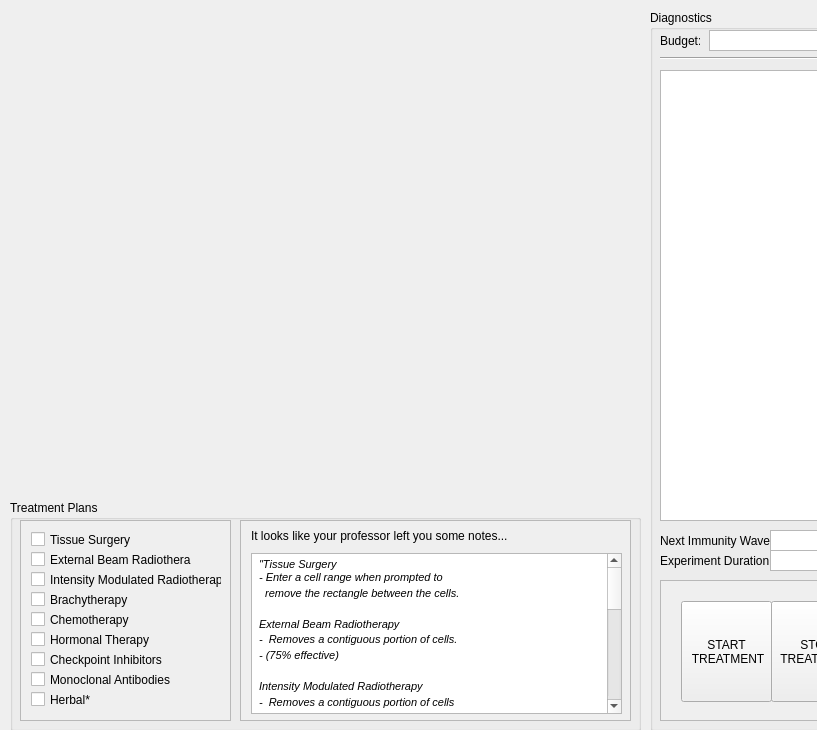
<?xml version="1.0" encoding="UTF-8"?>
<ui version="4.0">
 <class>Form</class>
 <widget class="QWidget" name="Form">
  <property name="geometry">
   <rect>
    <x>0</x>
    <y>0</y>
    <width>817</width>
    <height>730</height>
   </rect>
  </property>
  <property name="windowTitle">
   <string>Form</string>
  </property>
  <widget class="QGroupBox" name="groupBox_2">
   <property name="geometry">
    <rect>
     <x>10</x>
     <y>500</y>
     <width>631</width>
     <height>231</height>
    </rect>
   </property>
   <property name="title">
    <string>Treatment Plans</string>
   </property>
   <widget class="QScrollArea" name="scrollArea">
    <property name="geometry">
     <rect>
      <x>10</x>
      <y>20</y>
      <width>211</width>
      <height>201</height>
     </rect>
    </property>
    <property name="verticalScrollBarPolicy">
     <enum>Qt::ScrollBarAlwaysOff</enum>
    </property>
    <property name="widgetResizable">
     <bool>true</bool>
    </property>
    <widget class="QWidget" name="scrollAreaWidgetContents">
     <property name="geometry">
      <rect>
       <x>0</x>
       <y>0</y>
       <width>209</width>
       <height>199</height>
      </rect>
     </property>
     <widget class="QCheckBox" name="checkBox">
      <property name="geometry">
       <rect>
        <x>10</x>
        <y>10</y>
        <width>181</width>
        <height>17</height>
       </rect>
      </property>
      <property name="text">
       <string>Tissue Surgery</string>
      </property>
     </widget>
     <widget class="QCheckBox" name="checkBox_2">
      <property name="geometry">
       <rect>
        <x>10</x>
        <y>30</y>
        <width>161</width>
        <height>17</height>
       </rect>
      </property>
      <property name="text">
       <string>External Beam Radiotherapy</string>
      </property>
     </widget>
     <widget class="QCheckBox" name="checkBox_3">
      <property name="geometry">
       <rect>
        <x>10</x>
        <y>50</y>
        <width>191</width>
        <height>17</height>
       </rect>
      </property>
      <property name="text">
       <string>Intensity Modulated Radiotherapy</string>
      </property>
     </widget>
     <widget class="QCheckBox" name="checkBox_4">
      <property name="geometry">
       <rect>
        <x>10</x>
        <y>70</y>
        <width>161</width>
        <height>17</height>
       </rect>
      </property>
      <property name="text">
       <string>Brachytherapy</string>
      </property>
     </widget>
     <widget class="QCheckBox" name="checkBox_5">
      <property name="geometry">
       <rect>
        <x>10</x>
        <y>90</y>
        <width>161</width>
        <height>17</height>
       </rect>
      </property>
      <property name="text">
       <string>Chemotherapy</string>
      </property>
     </widget>
     <widget class="QCheckBox" name="checkBox_6">
      <property name="geometry">
       <rect>
        <x>10</x>
        <y>110</y>
        <width>161</width>
        <height>17</height>
       </rect>
      </property>
      <property name="text">
       <string>Hormonal Therapy</string>
      </property>
     </widget>
     <widget class="QCheckBox" name="checkBox_7">
      <property name="geometry">
       <rect>
        <x>10</x>
        <y>130</y>
        <width>161</width>
        <height>17</height>
       </rect>
      </property>
      <property name="text">
       <string>Checkpoint Inhibitors</string>
      </property>
     </widget>
     <widget class="QCheckBox" name="checkBox_8">
      <property name="geometry">
       <rect>
        <x>10</x>
        <y>150</y>
        <width>161</width>
        <height>17</height>
       </rect>
      </property>
      <property name="text">
       <string>Monoclonal Antibodies</string>
      </property>
     </widget>
     <widget class="QCheckBox" name="checkBox_9">
      <property name="geometry">
       <rect>
        <x>10</x>
        <y>170</y>
        <width>161</width>
        <height>17</height>
       </rect>
      </property>
      <property name="text">
       <string>Herbal*</string>
      </property>
     </widget>
    </widget>
   </widget>
   <widget class="QScrollArea" name="scrollArea_2">
    <property name="geometry">
     <rect>
      <x>230</x>
      <y>20</y>
      <width>391</width>
      <height>201</height>
     </rect>
    </property>
    <property name="verticalScrollBarPolicy">
     <enum>Qt::ScrollBarAlwaysOff</enum>
    </property>
    <property name="widgetResizable">
     <bool>true</bool>
    </property>
    <widget class="QWidget" name="scrollAreaWidgetContents_2">
     <property name="geometry">
      <rect>
       <x>0</x>
       <y>0</y>
       <width>389</width>
       <height>199</height>
      </rect>
     </property>
     <widget class="QTextBrowser" name="textBrowser">
      <property name="geometry">
       <rect>
        <x>10</x>
        <y>32</y>
        <width>371</width>
        <height>161</height>
       </rect>
      </property>
      <property name="html">
       <string>&lt;!DOCTYPE HTML PUBLIC &quot;-//W3C//DTD HTML 4.0//EN&quot; &quot;http://www.w3.org/TR/REC-html40/strict.dtd&quot;&gt;
&lt;html&gt;&lt;head&gt;&lt;meta name=&quot;qrichtext&quot; content=&quot;1&quot; /&gt;&lt;style type=&quot;text/css&quot;&gt;
p, li { white-space: pre-wrap; }
&lt;/style&gt;&lt;/head&gt;&lt;body style=&quot; font-family:'MS Shell Dlg 2'; font-size:8.25pt; font-weight:400; font-style:normal;&quot;&gt;
&lt;p style=&quot; margin-top:0px; margin-bottom:0px; margin-left:0px; margin-right:0px; -qt-block-indent:0; text-indent:0px;&quot;&gt;&lt;span style=&quot; font-family:'Courier New'; font-size:8pt; color:#000000;&quot;&gt; &lt;/span&gt;&lt;span style=&quot; font-family:'Courier New'; font-size:8pt; font-style:italic; color:#000000;&quot;&gt;&amp;quot;Tissue Surgery&lt;/span&gt;&lt;/p&gt;
&lt;p style=&quot; margin-top:0px; margin-bottom:0px; margin-left:0px; margin-right:0px; -qt-block-indent:0; text-indent:0px; line-height:120%; background-color:transparent;&quot;&gt;&lt;span style=&quot; font-family:'Courier New'; font-size:8pt; font-style:italic; color:#000000; background-color:transparent;&quot;&gt; - Enter a cell range when prompted to &lt;/span&gt;&lt;/p&gt;
&lt;p style=&quot; margin-top:0px; margin-bottom:0px; margin-left:0px; margin-right:0px; -qt-block-indent:0; text-indent:0px; line-height:120%; background-color:transparent;&quot;&gt;&lt;span style=&quot; font-family:'Courier New'; font-size:8pt; font-style:italic; color:#000000; background-color:transparent;&quot;&gt;   remove the rectangle between the cells.&lt;/span&gt;&lt;/p&gt;
&lt;p style=&quot;-qt-paragraph-type:empty; margin-top:0px; margin-bottom:0px; margin-left:0px; margin-right:0px; -qt-block-indent:0; text-indent:0px; line-height:120%; font-family:'Courier New'; font-size:8pt; font-style:italic; color:#000000; background-color:transparent;&quot;&gt;&lt;br /&gt;&lt;/p&gt;
&lt;p style=&quot; margin-top:0px; margin-bottom:0px; margin-left:0px; margin-right:0px; -qt-block-indent:0; text-indent:0px; line-height:120%; background-color:transparent;&quot;&gt;&lt;span style=&quot; font-family:'Courier New'; font-size:8pt; font-style:italic; color:#000000; background-color:transparent;&quot;&gt; External Beam Radiotherapy&lt;/span&gt;&lt;/p&gt;
&lt;p style=&quot; margin-top:0px; margin-bottom:0px; margin-left:0px; margin-right:0px; -qt-block-indent:0; text-indent:0px; line-height:120%; background-color:transparent;&quot;&gt;&lt;span style=&quot; font-family:'Courier New'; font-size:8pt; font-style:italic; color:#000000; background-color:transparent;&quot;&gt; -  Removes a contiguous portion of cells.&lt;/span&gt;&lt;/p&gt;
&lt;p style=&quot; margin-top:0px; margin-bottom:0px; margin-left:0px; margin-right:0px; -qt-block-indent:0; text-indent:0px; line-height:120%; background-color:transparent;&quot;&gt;&lt;span style=&quot; font-family:'Courier New'; font-size:8pt; font-style:italic; color:#000000; background-color:transparent;&quot;&gt; - (75% effective)&lt;/span&gt;&lt;/p&gt;
&lt;p style=&quot;-qt-paragraph-type:empty; margin-top:0px; margin-bottom:0px; margin-left:0px; margin-right:0px; -qt-block-indent:0; text-indent:0px; line-height:120%; font-family:'Courier New'; font-size:8pt; font-style:italic; color:#000000; background-color:transparent;&quot;&gt;&lt;br /&gt;&lt;/p&gt;
&lt;p style=&quot; margin-top:0px; margin-bottom:0px; margin-left:0px; margin-right:0px; -qt-block-indent:0; text-indent:0px; line-height:120%; background-color:transparent;&quot;&gt;&lt;span style=&quot; font-family:'Courier New'; font-size:8pt; font-style:italic; color:#000000; background-color:transparent;&quot;&gt; Intensity Modulated Radiotherapy&lt;/span&gt;&lt;/p&gt;
&lt;p style=&quot; margin-top:0px; margin-bottom:0px; margin-left:0px; margin-right:0px; -qt-block-indent:0; text-indent:0px; line-height:120%; background-color:transparent;&quot;&gt;&lt;span style=&quot; font-family:'Courier New'; font-size:8pt; font-style:italic; color:#000000; background-color:transparent;&quot;&gt; -  Removes a contiguous portion of cells&lt;/span&gt;&lt;/p&gt;
&lt;p style=&quot; margin-top:0px; margin-bottom:0px; margin-left:0px; margin-right:0px; -qt-block-indent:0; text-indent:0px; line-height:120%; background-color:transparent;&quot;&gt;&lt;span style=&quot; font-family:'Courier New'; font-size:8pt; font-style:italic; color:#000000; background-color:transparent;&quot;&gt; - (99% effective)&lt;/span&gt;&lt;span style=&quot; font-size:8pt; font-style:italic;&quot;&gt;&lt;br /&gt;&lt;/span&gt;&lt;/p&gt;
&lt;p style=&quot; margin-top:0px; margin-bottom:0px; margin-left:0px; margin-right:0px; -qt-block-indent:0; text-indent:0px; line-height:120%; background-color:transparent;&quot;&gt;&lt;span style=&quot; font-family:'Courier New'; font-size:8pt; font-style:italic; color:#000000; background-color:transparent;&quot;&gt; Chemotherapy&lt;/span&gt;&lt;/p&gt;
&lt;p style=&quot; margin-top:0px; margin-bottom:0px; margin-left:0px; margin-right:0px; -qt-block-indent:0; text-indent:0px; line-height:120%; background-color:transparent;&quot;&gt;&lt;span style=&quot; font-family:'Courier New'; font-size:8pt; font-style:italic; color:#000000; background-color:transparent;&quot;&gt; - Limits cell division, but may lead to unwanted side effects. &lt;/span&gt;&lt;/p&gt;
&lt;p style=&quot;-qt-paragraph-type:empty; margin-top:0px; margin-bottom:0px; margin-left:0px; margin-right:0px; -qt-block-indent:0; text-indent:0px; font-style:italic;&quot;&gt;&lt;br /&gt;&lt;/p&gt;
&lt;p style=&quot; margin-top:0px; margin-bottom:0px; margin-left:0px; margin-right:0px; -qt-block-indent:0; text-indent:0px; line-height:120%; background-color:transparent;&quot;&gt;&lt;span style=&quot; font-family:'Courier New'; font-size:8pt; font-style:italic; color:#000000; background-color:transparent;&quot;&gt; Hormonal Therapy&lt;/span&gt;&lt;/p&gt;
&lt;p style=&quot; margin-top:0px; margin-bottom:0px; margin-left:0px; margin-right:0px; -qt-block-indent:0; text-indent:0px; line-height:120%; background-color:transparent;&quot;&gt;&lt;span style=&quot; font-family:'Courier New'; font-size:8pt; font-style:italic; color:#000000; background-color:transparent;&quot;&gt; - Limits cancer cell division&lt;/span&gt;&lt;/p&gt;
&lt;p style=&quot; margin-top:0px; margin-bottom:0px; margin-left:0px; margin-right:0px; -qt-block-indent:0; text-indent:0px; line-height:120%; background-color:transparent;&quot;&gt;&lt;span style=&quot; font-size:8pt; font-style:italic;&quot;&gt;   &lt;/span&gt;&lt;span style=&quot; font-family:'Courier New'; font-size:8pt; font-style:italic; color:#000000; background-color:transparent;&quot;&gt;- May only be effective in SPECIFIC ENVIRONMENTS&lt;/span&gt;&lt;span style=&quot; font-size:8pt; font-style:italic;&quot;&gt;&lt;br /&gt;&lt;/span&gt;&lt;/p&gt;
&lt;p style=&quot; margin-top:0px; margin-bottom:0px; margin-left:0px; margin-right:0px; -qt-block-indent:0; text-indent:0px; line-height:120%; background-color:transparent;&quot;&gt;&lt;span style=&quot; font-family:'Courier New'; font-size:8pt; font-style:italic; color:#000000; background-color:transparent;&quot;&gt; Checkpoint Inhibitors&lt;/span&gt;&lt;/p&gt;
&lt;p style=&quot; margin-top:0px; margin-bottom:0px; margin-left:0px; margin-right:0px; -qt-block-indent:0; text-indent:0px; line-height:120%; background-color:transparent;&quot;&gt;&lt;span style=&quot; font-family:'Courier New'; font-size:8pt; font-style:italic; color:#000000; background-color:transparent;&quot;&gt; - Removes checkpoint proteins on the surface of cancer cells. &lt;/span&gt;&lt;/p&gt;
&lt;p style=&quot; margin-top:0px; margin-bottom:0px; margin-left:0px; margin-right:0px; -qt-block-indent:0; text-indent:0px; line-height:120%; background-color:transparent;&quot;&gt;&lt;span style=&quot; font-family:'Courier New'; font-size:8pt; font-style:italic; color:#000000; background-color:transparent;&quot;&gt; - Cancer cells become &amp;quot;visible&amp;quot; to immunity waves.&lt;/span&gt;&lt;/p&gt;
&lt;p style=&quot; margin-top:0px; margin-bottom:0px; margin-left:0px; margin-right:0px; -qt-block-indent:0; text-indent:0px;&quot;&gt;&lt;span style=&quot; font-size:8pt; font-style:italic;&quot;&gt;&lt;br /&gt;  &lt;/span&gt;&lt;span style=&quot; font-family:'Courier New'; font-size:8pt; font-style:italic; color:#000000; background-color:transparent;&quot;&gt;Monoclonal Antibodies&lt;/span&gt;&lt;/p&gt;
&lt;p style=&quot; margin-top:0px; margin-bottom:0px; margin-left:0px; margin-right:0px; -qt-block-indent:0; text-indent:0px; line-height:120%; background-color:transparent;&quot;&gt;&lt;span style=&quot; font-family:'Courier New'; font-size:8pt; font-style:italic; color:#000000; background-color:transparent;&quot;&gt; - Adds a “white tracker” on all present cancer cells. &lt;/span&gt;&lt;/p&gt;
&lt;p style=&quot; margin-top:0px; margin-bottom:0px; margin-left:0px; margin-right:0px; -qt-block-indent:0; text-indent:0px; line-height:120%; background-color:transparent;&quot;&gt;&lt;span style=&quot; font-family:'Courier New'; font-size:8pt; font-style:italic; color:#000000; background-color:transparent;&quot;&gt; - These cells become &amp;quot;visible&amp;quot; to immunity waves. &lt;/span&gt;&lt;/p&gt;
&lt;p style=&quot; margin-top:0px; margin-bottom:0px; margin-left:0px; margin-right:0px; -qt-block-indent:0; text-indent:0px; line-height:120%; background-color:transparent;&quot;&gt;&lt;span style=&quot; font-family:'Courier New'; font-size:8pt; font-style:italic; color:#000000; background-color:transparent;&quot;&gt; - The cells may also self-destruct.&lt;/span&gt;&lt;span style=&quot; font-size:8pt; font-style:italic;&quot;&gt;&lt;br /&gt;&lt;/span&gt;&lt;/p&gt;
&lt;p style=&quot; margin-top:0px; margin-bottom:0px; margin-left:0px; margin-right:0px; -qt-block-indent:0; text-indent:0px; line-height:120%; background-color:transparent;&quot;&gt;&lt;span style=&quot; font-family:'Courier New'; font-size:8pt; font-style:italic; color:#000000; background-color:transparent;&quot;&gt; Bottle of Ginger &amp;amp; Silymarin&lt;/span&gt;&lt;/p&gt;
&lt;p style=&quot; margin-top:0px; margin-bottom:0px; margin-left:0px; margin-right:0px; -qt-block-indent:0; text-indent:0px; line-height:120%; background-color:transparent;&quot;&gt;&lt;span style=&quot; font-family:'Courier New'; font-size:8pt; font-style:italic; color:#000000; background-color:transparent;&quot;&gt; - Looks suspicious... I'm not sure I'd trust it.&lt;/span&gt;&lt;/p&gt;
&lt;p dir='rtl' style=&quot; margin-top:0px; margin-bottom:0px; margin-left:0px; margin-right:0px; -qt-block-indent:0; text-indent:0px; line-height:120%; background-color:transparent;&quot;&gt;&lt;span style=&quot; font-family:'Courier New'; font-size:8pt; font-style:italic; color:#000000; background-color:transparent;&quot;&gt; &lt;/span&gt;&lt;/p&gt;
&lt;p dir='rtl' style=&quot; margin-top:0px; margin-bottom:0px; margin-left:0px; margin-right:0px; -qt-block-indent:0; text-indent:0px; line-height:120%; background-color:transparent;&quot;&gt;&lt;span style=&quot; font-family:'Courier New'; font-size:8pt; font-style:italic; color:#000000; background-color:transparent;&quot;&gt;              &lt;/span&gt;&lt;span style=&quot; font-size:8pt;&quot;&gt;-&lt;/span&gt;&lt;span style=&quot; font-family:'Courier New'; font-size:8pt; font-style:italic; color:#000000; background-color:transparent;&quot;&gt;Dr. Trachtenberg&amp;quot;&lt;/span&gt;&lt;/p&gt;&lt;/body&gt;&lt;/html&gt;</string>
      </property>
     </widget>
     <widget class="QLabel" name="label_2">
      <property name="geometry">
       <rect>
        <x>10</x>
        <y>0</y>
        <width>331</width>
        <height>30</height>
       </rect>
      </property>
      <property name="text">
       <string>It looks like your professor left you some notes...</string>
      </property>
     </widget>
    </widget>
   </widget>
  </widget>
  <widget class="QGroupBox" name="groupBox_3">
   <property name="geometry">
    <rect>
     <x>650</x>
     <y>10</y>
     <width>241</width>
     <height>721</height>
    </rect>
   </property>
   <property name="title">
    <string>Diagnostics</string>
   </property>
   <widget class="QLabel" name="label">
    <property name="geometry">
     <rect>
      <x>10</x>
      <y>20</y>
      <width>40</width>
      <height>21</height>
     </rect>
    </property>
    <property name="text">
     <string>Budget: </string>
    </property>
   </widget>
   <widget class="QTextBrowser" name="textBrowser_2">
    <property name="geometry">
     <rect>
      <x>59</x>
      <y>20</y>
      <width>171</width>
      <height>21</height>
     </rect>
    </property>
    <property name="verticalScrollBarPolicy">
     <enum>Qt::ScrollBarAlwaysOff</enum>
    </property>
   </widget>
   <widget class="Line" name="line">
    <property name="geometry">
     <rect>
      <x>10</x>
      <y>40</y>
      <width>221</width>
      <height>16</height>
     </rect>
    </property>
    <property name="orientation">
     <enum>Qt::Horizontal</enum>
    </property>
   </widget>
   <widget class="QTextBrowser" name="textBrowser_3">
    <property name="geometry">
     <rect>
      <x>10</x>
      <y>60</y>
      <width>221</width>
      <height>451</height>
     </rect>
    </property>
   </widget>
   <widget class="QLabel" name="label_3">
    <property name="geometry">
     <rect>
      <x>10</x>
      <y>520</y>
      <width>111</width>
      <height>21</height>
     </rect>
    </property>
    <property name="text">
     <string>Next Immunity Wave:</string>
    </property>
   </widget>
   <widget class="QLabel" name="label_4">
    <property name="geometry">
     <rect>
      <x>10</x>
      <y>540</y>
      <width>111</width>
      <height>21</height>
     </rect>
    </property>
    <property name="text">
     <string>Experiment Duration:</string>
    </property>
   </widget>
   <widget class="QScrollArea" name="scrollArea_3">
    <property name="geometry">
     <rect>
      <x>10</x>
      <y>570</y>
      <width>221</width>
      <height>141</height>
     </rect>
    </property>
    <property name="widgetResizable">
     <bool>true</bool>
    </property>
    <widget class="QWidget" name="scrollAreaWidgetContents_3">
     <property name="geometry">
      <rect>
       <x>0</x>
       <y>0</y>
       <width>219</width>
       <height>139</height>
      </rect>
     </property>
     <widget class="QToolButton" name="startTreatment">
      <property name="geometry">
       <rect>
        <x>20</x>
        <y>20</y>
        <width>91</width>
        <height>101</height>
       </rect>
      </property>
      <property name="text">
       <string>START
 TREATMENT</string>
      </property>
     </widget>
     <widget class="QToolButton" name="startTreatment_2">
      <property name="geometry">
       <rect>
        <x>110</x>
        <y>20</y>
        <width>91</width>
        <height>101</height>
       </rect>
      </property>
      <property name="text">
       <string>STOP
TREATMENT</string>
      </property>
     </widget>
    </widget>
   </widget>
   <widget class="QTextBrowser" name="ImmCtdwn">
    <property name="geometry">
     <rect>
      <x>120</x>
      <y>520</y>
      <width>111</width>
      <height>21</height>
     </rect>
    </property>
    <property name="verticalScrollBarPolicy">
     <enum>Qt::ScrollBarAlwaysOff</enum>
    </property>
   </widget>
   <widget class="QTextBrowser" name="Duration">
    <property name="geometry">
     <rect>
      <x>120</x>
      <y>540</y>
      <width>111</width>
      <height>21</height>
     </rect>
    </property>
    <property name="verticalScrollBarPolicy">
     <enum>Qt::ScrollBarAlwaysOff</enum>
    </property>
   </widget>
  </widget>
 </widget>
 <resources/>
 <connections/>
</ui>
